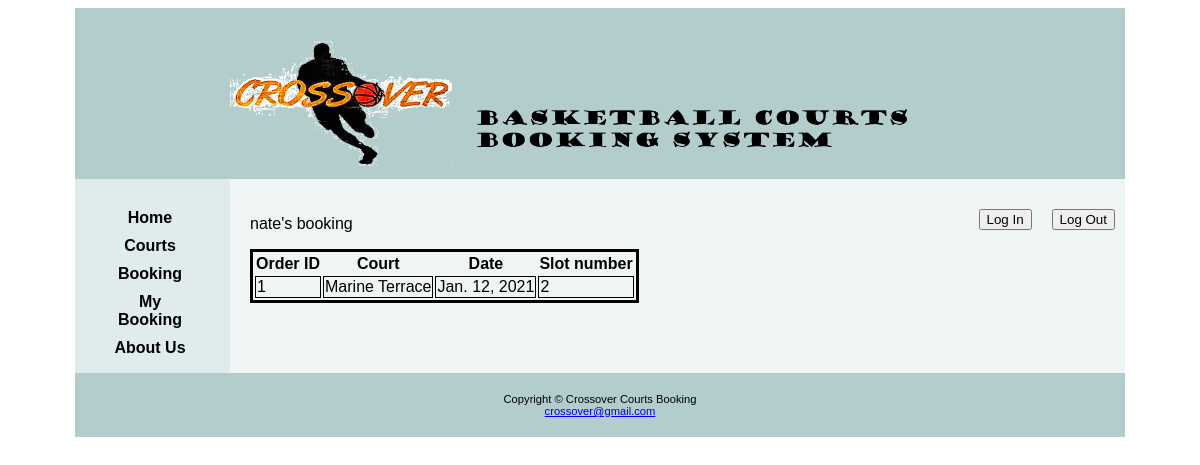
/my_booking/ (signed in), run on an earlier commit of the app's database.
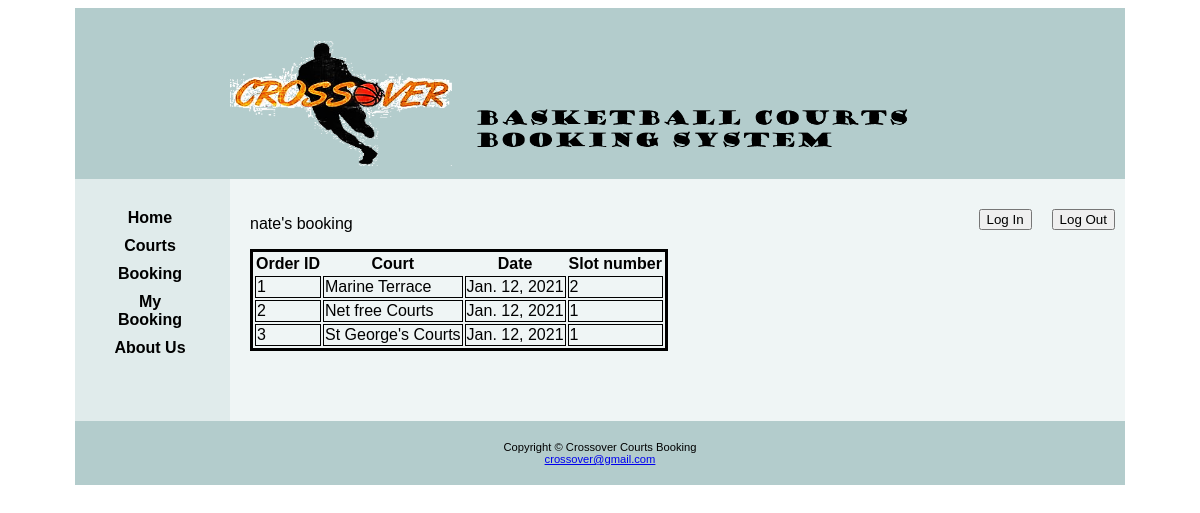
And on a later commit of the database.
### book/models.py (models this page shows, shortened)
class order(models.Model):
    username = models.ForeignKey(User, on_delete = models.CASCADE)
    slotid = models.ForeignKey(slot, on_delete = models.CASCADE)
    slot_num = models.IntegerField(default= 0)

class slot(models.Model):
    courtid = models.ForeignKey(court, on_delete = models.CASCADE)
    day = models.DateField("court_date")
    slot1 = models.BooleanField(default=False)
    slot2 = models.BooleanField(default=False)
    slot3 = models.BooleanField(default=False)

class court(models.Model):
    courtname = models.CharField(max_length = 128)
    location = models.CharField(max_length = 128)
    indoor = models.BooleanField()
    std = models.BooleanField()

### book/views.py (the view)
# urls.py: path('my_booking/', views.MyBookingView, name='my_booking'),
def MyBookingView(request):
    context={}
    update_slot = slot.objects.get(pk=1)
    update_slot
    if request.user.is_authenticated:
        orders= order.objects.filter(username=request.user)
        context['orders']=orders[:]
        return render(request,"book/my_booking.html",context)
    else:
        return redirect('book:login')

### book/templates/book/my_booking.html (shortened to what this page needs)
{% extends 'book/standard.html' %}
{% block content%}
{% load static %}
<link rel="stylesheet" type="text/css" href="{% static 'book/standard.css' %}">
<link rel="stylesheet" type="text/css" href="{% static 'book/form.css' %}">
<p>{{user.username}}'s booking</p>
<table style="border: solid; ">
    <tr>
      <th>Order ID</th>
      <th>Court</th>
      <th>Date</th>
      <th>Slot number</th>
    </tr>
    {% for order in orders%}
    <tr>
        <td>{{order.id}}</td>
        <td>{{order.slotid.courtid.courtname}}</td>
        <td>{{order.slotid.day}}</td>
        <td>{{order.slot_num}}</td>
      </tr>
  {% endfor %}
  </table>
{%endblock%}

What changed in the data, as far as the page shows it:
added order: id "2", slotid.courtid.courtname "Net free Courts", slotid.day "Jan. 12, 2021", slot_num "1"
added order: id "3", slotid.courtid.courtname "St George's Courts", slotid.day "Jan. 12, 2021", slot_num "1"
